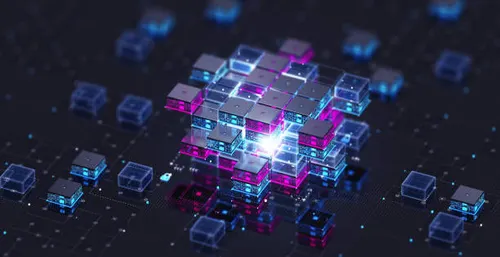
#> input picture image.png, 500 x 257 px
$ python task2.py
#> lines starting #> are read from the running program, lines starting #| are printed output that depends on the picture
import numpy as np
import pandas as pd
import matplotlib.pyplot as plt
import matplotlib.image as mpimg

image = mpimg.imread("image.png")
#> image is the input picture: shape (257, 500, 3) float32; mean R, G, B 0.156, 0.167, 0.268

print("Image Shape:", image.shape)
#| Image Shape: (257, 500, 3)

grayscale = np.mean(image[:, :, :3], axis=2)
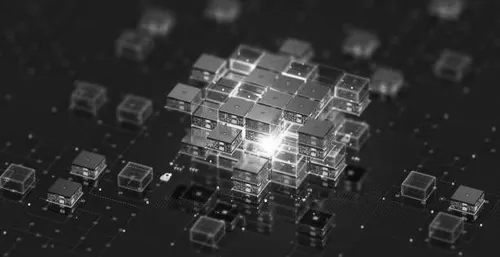
#> grayscale: shape (257, 500) float32; min 0.00654, max 1, mean 0.197

print("Grayscale Image Shape:", grayscale.shape)
#| Grayscale Image Shape: (257, 500)

bright_image = np.clip(grayscale + 0.5, 0, 1)
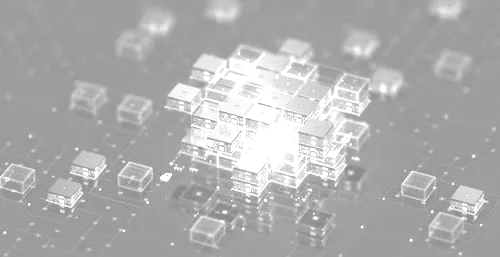
#> bright_image: shape (257, 500) float32; min 0.507, max 1, mean 0.689

dark_image = np.clip(grayscale - 0.5, 0, 1)
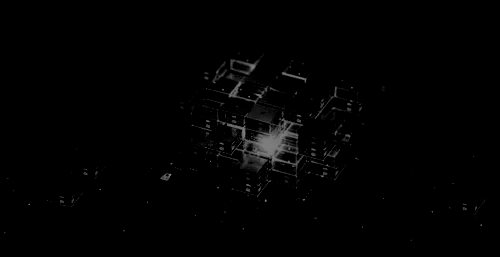
#> dark_image: shape (257, 500) float32; min 0, max 0.5, mean 0.00866

horizontal_flip = np.fliplr(grayscale)
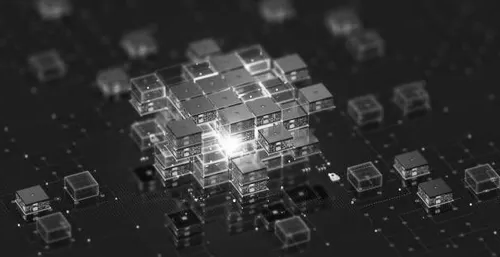
#> horizontal_flip: shape (257, 500) float32; min 0.00654, max 1, mean 0.197

vertical_flip = np.flipud(grayscale)
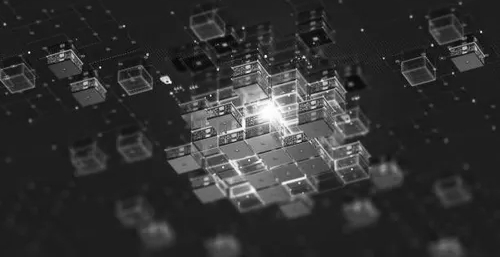
#> vertical_flip: shape (257, 500) float32; min 0.00654, max 1, mean 0.197

cropped = grayscale[100:300, 100:300]
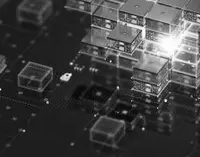
#> cropped: shape (157, 200) float32; min 0.00654, max 1, mean 0.258

fig, axes = plt.subplots(2, 4, figsize=(16, 8))

axes[0,0].imshow(image)
axes[0,0].set_title("Original")
axes[0,0].axis("off")

axes[0,1].imshow(grayscale, cmap='gray')
axes[0,1].set_title("Grayscale")
axes[0,1].axis("off")

axes[0,2].imshow(bright_image, cmap='gray')
axes[0,2].set_title("Bright")
axes[0,2].axis("off")

axes[0,3].imshow(dark_image, cmap='gray')
axes[0,3].set_title("Dark")
axes[0,3].axis("off")

axes[1,0].imshow(horizontal_flip, cmap='gray')
axes[1,0].set_title("Horizontal Flip")
axes[1,0].axis("off")

axes[1,1].imshow(vertical_flip, cmap='gray')
axes[1,1].set_title("Vertical Flip")
axes[1,1].axis("off")

axes[1,2].imshow(cropped, cmap='gray')
axes[1,2].set_title("Cropped")
axes[1,2].axis("off")

axes[1,3].axis("off")

plt.tight_layout()
plt.show()
